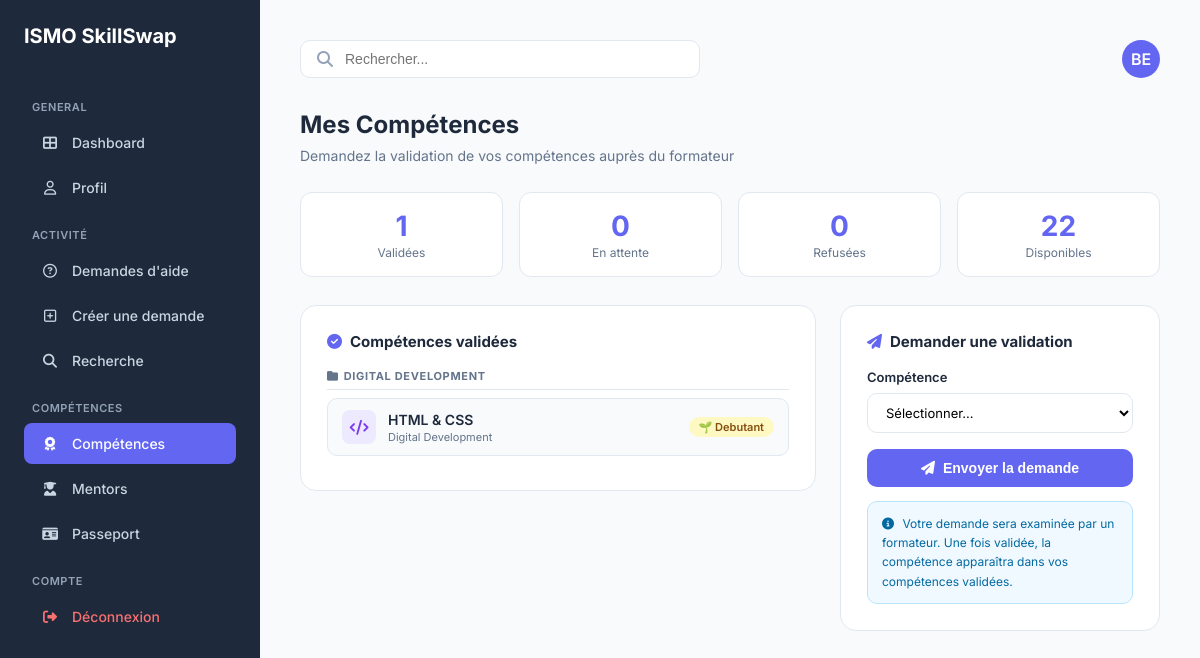
/competence.php (signed in), run on the app's committed database.
### tables this page shows
CREATE TABLE `utilisateur` (
  `id_utilisateur` int NOT NULL,
  `nom_uti` varchar(50) DEFAULT NULL,
  `prenom_uti` varchar(50) DEFAULT NULL,
  `email_uti` varchar(100) DEFAULT NULL,
  `pwd_uti` varchar(255) DEFAULT NULL,
  `role` enum('stagiaire','formateur','admin') DEFAULT NULL,
  `photo` varchar(255) DEFAULT 'default.png',
  `is_verified` tinyint(1) DEFAULT '0'
);

CREATE TABLE `maitriser` (
  `id_utilisateur` int NOT NULL,
  `id_comp` int NOT NULL,
  `niveau_estime` enum('debutant','intermediaire','avance','expert') DEFAULT 'debutant'
);

CREATE TABLE `competence` (
  `id_comp` int NOT NULL,
  `nom_comp` varchar(100) DEFAULT NULL,
  `categorie` varchar(50) DEFAULT NULL
);

### competence.php (the view, shortened to what this page needs)
<?php
include('config.php');
$userss= $pdo->prepare("SELECT prenom_uti, nom_uti FROM utilisateur WHERE id_utilisateur =?");
$userss->execute([$_SESSION['user_id']]);
$user= $userss->fetch();
$initials = $user ? strtoupper(substr($user['prenom_uti'], 0, 1) . substr($user['nom_uti'], 0, 1)) : "ST";
$compmaitriser = $pdo->prepare(
    "SELECT m.id_comp, m.niveau_estime, c.nom_comp, c.categorie
     FROM maitriser m
     JOIN competence c ON m.id_comp = c.id_comp
     WHERE m.id_utilisateur =?
     ORDER BY c.categorie, c.nom_comp"
);
$compmaitriser->execute([$_SESSION['user_id']]);
$mes_competences = $compmaitriser->fetchAll(PDO::FETCH_ASSOC);
$stmtPending = $pdo->prepare(
    "SELECT v.id_validation, v.etat_validation, v.date_validation, c.nom_comp, c.categorie, c.id_comp
     FROM validation v
     JOIN competence c ON v.id_comp = c.id_comp
     WHERE v.id_stagiaire = ? AND v.etat_validation IN ('en_attente', 'refuse')
     ORDER BY v.date_validation DESC"
);
$stmtPending->execute([$_SESSION['user_id']]);
$demandes = $stmtPending->fetchAll(PDO::FETCH_ASSOC);
$myCompIds = array_column($mes_competences, 'id_comp');
$pendingIds = array_column($demandes, 'id_comp');
$excludeIds= array_unique(array_merge($myCompIds, $pendingIds));
$allComps = $pdo->query("SELECT id_comp, nom_comp, categorie FROM competence ORDER BY categorie, nom_comp")->fetchAll(PDO::FETCH_ASSOC);
$available = array_filter($allComps, fn($c) => !in_array($c['id_comp'], $excludeIds));
$by_category = [];
foreach ($mes_competences as $comp) {
    $by_category[$comp['categorie'] ?? 'Général'][] = $comp;
}
?>
<!DOCTYPE html>
<html lang="fr">
<head>
    <link rel="stylesheet" href="https://cdnjs.cloudflare.com/ajax/libs/font-awesome/6.4.0/css/all.min.css">
</head>
<body>
<aside class="sidebar">
    <h1>ISMO SkillSwap</h1>
    <p class="menu-title">GENERAL</p>
    <nav>
        <a href="dashboard.php" class="menu-item"><i class="fas fa-th-large"></i> <span>Dashboard</span></a>
        <a href="profil.php"        class="menu-item"><i class="far fa-user"></i>           <span>Profil</span></a>
        <p class="menu-title">ACTIVITÉ</p>
        <a href="demandes_aide.php" class="menu-item"><i class="far fa-question-circle"></i> <span>Demandes d'aide</span></a>
        <a href="creer_demande.php" class="menu-item"><i class="far fa-plus-square"></i>    <span>Créer une demande</span></a>
        <a href="recherche.php"     class="menu-item"><i class="fas fa-search"></i>          <span>Recherche</span></a>
        <p class="menu-title">COMPÉTENCES</p>
        <a href="competence.php"    class="menu-item active"><i class="fas fa-award"></i>    <span>Compétences</span></a>
        <a href="mentors.php"       class="menu-item"><i class="fas fa-user-graduate"></i>   <span>Mentors</span></a>
        <a href="passport.php"      class="menu-item"><i class="fas fa-id-card"></i>         <span>Passeport</span></a>
        <p class="menu-title" >COMPTE</p>
            <a href="logout.php" class="menu-item" style="color: #f87171;"style="margin-top: auto;"><i class="fas fa-sign-out-alt"></i> <span>Déconnexion</span></a>
    </nav>
</aside>
<main class="main">
    <header>
        <div class="search-box">
            <i class="fas fa-search" style="color:#94a3b8;"></i>
            <input type="text" placeholder="Rechercher...">
        </div>
        <a href="profil.php" class="avatar-top"><?php echo $initials; ?></a>
    </header>
    <h1 class="page-title">Mes Compétences</h1>
    <p class="page-sub">Demandez la validation de vos compétences auprès du formateur</p>
    <div class="stats-bar">
        <div class="stat-box">
            <div class="stat-num"><?php echo count($mes_competences); ?></div>
            <div class="stat-label">Validées</div>
        </div>
        <div class="stat-box">
            <div class="stat-num"><?php echo count(array_filter($demandes, fn($d) => $d['etat_validation'] === 'en_attente')); ?></div>
            <div class="stat-label">En attente</div>
        </div>
        <div class="stat-box">
            <div class="stat-num"><?php echo count(array_filter($demandes, fn($d) => $d['etat_validation'] === 'refuse')); ?></div>
            <div class="stat-label">Refusées</div>
        </div>
        <div class="stat-box">
            <div class="stat-num"><?php echo count($available); ?></div>
            <div class="stat-label">Disponibles</div>
        </div>
    </div>
    <div class="content-grid">
        <div style="display:flex; flex-direction:column; gap:24px;">
            <div class="section-card">
                <p class="section-title"><i class="fas fa-check-circle"></i> Compétences validées</p>
                <?php if (empty($mes_competences)): ?>
                    <div class="empty-state">
                        <i class="fas fa-award"></i>
                        <p>Aucune compétence validée pour l'instant.<br>Envoyez une demande au formateur !</p>
                    </div>
                <?php else: ?>
                    <?php foreach ($by_category as $cat => $comps): ?>
                        <p class="category-label"><i class="fas fa-folder" style="margin-right:5px;"></i><?php echo htmlspecialchars($cat); ?></p>
                        <?php foreach ($comps as $comp):
                            $niv_class = match($comp['niveau_estime'] ?? '') {
                                'intermediaire' => 'niveau-intermediaire',
                                'avance'        => 'niveau-avance',
                                'expert'        => 'niveau-expert',
                                default         => 'niveau-debutant',
                            };
                            $niv_icons = ['debutant' => '🌱', 'intermediaire' => '⚡', 'avance' => '🔥', 'expert' => '🏆'];
                            $icon = $niv_icons[$comp['niveau_estime'] ?? 'debutant'] ?? '🌱';
                        ?>
                        <div class="comp-item">
                            <div class="comp-left">
                                <div class="comp-icon"><i class="fas fa-code"></i></div>
                                <div>
                                    <div class="comp-name"><?php echo htmlspecialchars($comp['nom_comp']); ?></div>
                                    <div class="comp-cat"><?php echo htmlspecialchars($comp['categorie'] ?? ''); ?></div>
                                </div>
                            </div>
                            <span class="niveau-badge <?php echo $niv_class; ?>"><?php echo $icon . ' ' . ucfirst($comp['niveau_estime'] ?? 'débutant'); ?></span>
                        </div>
                        <?php endforeach; ?>
                    <?php endforeach; ?>
                <?php endif; ?>
            </div>
        </div>
        <div class="add-card">
            <p class="section-title"><i class="fas fa-paper-plane"></i> Demander une validation</p>
            <?php if (empty($available)): ?>
                <div class="empty-state">
                    <i class="fas fa-check-double" style="color:var(--green);"></i>
                    <p>Toutes les compétences ont été demandées ou validées !</p>
                </div>
            <?php else: ?>
                <form method="POST" action="competence.php">
                    <div class="form-group">
                        <label for="idcom">Compétence</label>
                        <select id="idcom" name="idcom" required>
                            <option value="">Sélectionner...</option>
                        </select>
                    </div>
                    <button type="submit" class="btn-add">
                        <i class="fas fa-paper-plane"></i> Envoyer la demande
                    </button>
                </form>
                <div class="info-box">
                    <i class="fas fa-info-circle" style="margin-right:5px;"></i>
                    Votre demande sera examinée par un formateur. Une fois validée, la compétence apparaîtra dans vos compétences validées.
                </div>
            <?php endif; ?>
        </div>
    </div>
</main>
</body>
</html>

### competence.php (style rules this page uses)
:root { --sidebar-bg: #1e293b; --primary: #6366f1; --primary-hover: #4f46e5; --main-bg: #f8fafc; --border: #e2e8f0; --text-main: #1e293b; --text-muted: #64748b; --green: #22c55e; --red: #ef4444; --yellow: #f59e0b; }
* { box-sizing: border-box; margin: 0; padding: 0; }
body { display: flex; background: var(--main-bg); font-family: 'Inter', sans-serif; min-height: 100vh; color: var(--text-main); }
.sidebar { width: 260px; background: var(--sidebar-bg); color: white; padding: 24px; display: flex; flex-direction: column; flex-shrink: 0; }
.sidebar h1 { font-size: 20px; font-weight: 700; margin-bottom: 32px; }
.menu-title { font-size: 11px; color: #94a3b8; text-transform: uppercase; letter-spacing: .05em; margin: 20px 0 8px 8px; font-weight: 600; }
.menu-item { display: flex; align-items: center; text-decoration: none; color: #cbd5e1; padding: 12px 16px; border-radius: 8px; margin-bottom: 4px; font-size: 14px; font-weight: 500; }
.menu-item i { margin-right: 12px; width: 20px; text-align: center; }
.menu-item:hover, .menu-item.active { background: var(--primary); color: white; }
.main { flex: 1; padding: 40px; overflow-y: auto; }
header { display: flex; justify-content: space-between; align-items: center; margin-bottom: 32px; }
.search-box { background: white; padding: 10px 16px; border-radius: 10px; border: 1px solid var(--border); flex: 1; max-width: 400px; display: flex; align-items: center; }
.search-box input { border: none; outline: none; margin-left: 12px; width: 100%; font-size: 14px; }
.avatar-top { width: 38px; height: 38px; background: var(--primary); color: white; border-radius: 50%; display: flex; align-items: center; justify-content: center; font-weight: 600; text-decoration: none; }
.page-title { font-size: 24px; font-weight: 700; margin-bottom: 8px; }
.page-sub { font-size: 14px; color: var(--text-muted); margin-bottom: 28px; }
.stats-bar { display: flex; gap: 16px; margin-bottom: 28px; flex-wrap: wrap; }
.stat-box { background: white; border: 1px solid var(--border); border-radius: 12px; padding: 16px 22px; flex: 1; min-width: 120px; text-align: center; }
.stat-num { font-size: 28px; font-weight: 700; color: var(--primary); }
.stat-label { font-size: 12px; color: var(--text-muted); margin-top: 2px; }
.content-grid { display: grid; grid-template-columns: 1fr 320px; gap: 24px; align-items: start; }
.section-card { background: white; border-radius: 16px; border: 1px solid var(--border); padding: 26px; }
.section-title { font-size: 15px; font-weight: 700; margin-bottom: 18px; display: flex; align-items: center; gap: 8px; }
.section-title i { color: var(--primary); }
.category-label { font-size: 11px; font-weight: 700; color: var(--text-muted); text-transform: uppercase; letter-spacing: .06em; margin: 16px 0 8px; padding-bottom: 6px; border-bottom: 1px solid var(--border); }
.comp-item { display: flex; align-items: center; justify-content: space-between; padding: 11px 14px; border-radius: 10px; border: 1px solid var(--border); margin-bottom: 8px; background: #f8fafc; }
.comp-left { display: flex; align-items: center; gap: 12px; }
.comp-icon { width: 34px; height: 34px; background: #ede9fe; color: #7c3aed; border-radius: 8px; display: flex; align-items: center; justify-content: center; font-size: 15px; }
.comp-name { font-size: 14px; font-weight: 600; }
.comp-cat { font-size: 11px; color: var(--text-muted); margin-top: 2px; }
.niveau-badge { font-size: 11px; font-weight: 600; padding: 3px 10px; border-radius: 20px; }
.niveau-debutant { background: #fef9c3; color: #854d0e; }
.add-card { background: white; border-radius: 16px; border: 1px solid var(--border); padding: 26px; position: sticky; top: 20px; }
.form-group { margin-bottom: 16px; }
.form-group label { display: block; font-size: 13px; font-weight: 600; margin-bottom: 8px; }
.form-group select { width: 100%; padding: 10px 14px; border: 1px solid var(--border); border-radius: 10px; font-size: 13px; font-family: inherit; outline: none; background: white; transition: 0.2s; }
.btn-add { width: 100%; background: var(--primary); color: white; border: none; padding: 11px; border-radius: 10px; font-size: 14px; font-weight: 600; cursor: pointer; display: flex; align-items: center; justify-content: center; gap: 8px; }
.info-box { background: #f0f9ff; border: 1px solid #bae6fd; border-radius: 10px; padding: 12px 14px; font-size: 12px; color: #0369a1; line-height: 1.6; margin-top: 14px; }

### data on the page
utilisateur: initials "BE"
maitriser: id_comp.nom_comp "HTML & CSS", id_comp.categorie "Digital Development", niveau_estime "🌱", niveau_estime "Debutant"

### other printed values
count($mes_competences) "1"
count($available) "22"
$cat "DIGITAL DEVELOPMENT"
